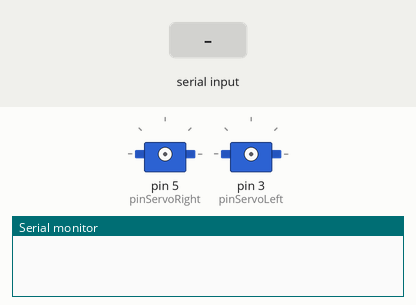
Bench run of a sketch on a simulated Arduino Uno, built with avr-gcc and run on an emulated ATmega328P. Shown: 2 × servo, the last lines printed to the serial monitor. The test bench sets the inputs (shaded band).

Above: at 1.2 s.
1.3 s: "f" received over Serial
2.8 s: "b" received over Serial
At 3.8 s:
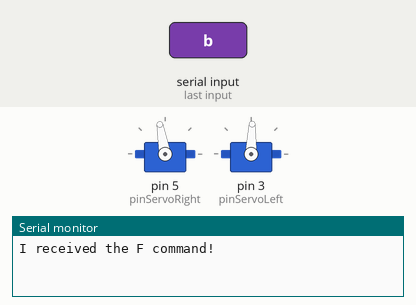
4.3 s: "s" received over Serial
At 4.9 s:
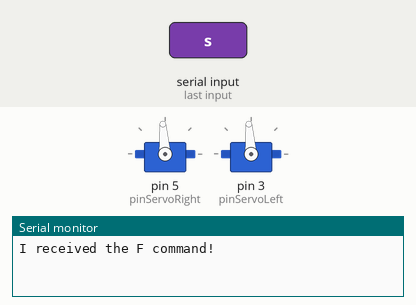
Timing chart, 0 to 7.3 s (numbered marks = the images above; inputs shaded):
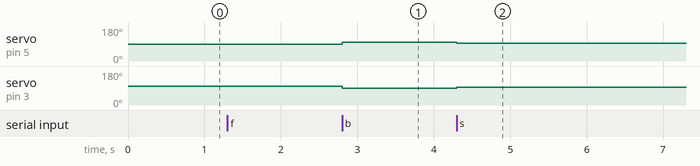

Measured:
- after the input at 2.8 s, servo on pin 5 (pinServoRight): 88° → 100° at once; servo on pin 3 (pinServoLeft): 100° → 88° at once
- after the input at 4.3 s, servo on pin 5 (pinServoRight): 100° → 94° at once; servo on pin 3 (pinServoLeft): 88° → 94° at once

The sketch:

Nano33_Motoren_Introino.ino
```cpp
#include <Servo.h>

Servo servoRight;
Servo servoLeft;

byte pinFeedbackLeft = 2;
byte pinServoLeft = 3;
byte pinFeedbackRight = 4;
byte pinServoRight = 5;

int forwardsRight = 88;
int backwardsRight = 100;
int forwardsLeft = 100;
int backwardsLeft = 88;
//int servoStop = 94;

// int forwardsRight = 100;
// int backwardsRight = 100;
// int forwardsLeft = 100;
// int backwardsLeft = 100;
int servoStop = 94;

char keyCommand;

void setup() {
  // put your setup code here, to run once:
  Serial.begin(9600);
  pinMode(pinFeedbackRight, INPUT);
  pinMode(pinFeedbackLeft, INPUT);
}

void loop() {
  // put your main code here, to run repeatedly:
if (Serial.available() > 0){
    keyCommand = Serial.read();

    switch(keyCommand){
      case 'f':
        Serial.println("I received the F command!"); // Add this line
        servoRight.attach(pinServoRight);
        servoLeft.attach(pinServoLeft);
          servoRight.write(forwardsRight);
          servoLeft.write(forwardsLeft);
          delay(500);
          servoRight.detach();
          servoLeft.detach();
        break;
      case 'b':
        servoRight.attach(pinServoRight);
        servoLeft.attach(pinServoLeft);
        servoRight.write(backwardsRight);
        servoLeft.write(backwardsLeft);
        delay(500);
        servoRight.detach();
        servoLeft.detach();
        break;
      case 's':
        servoRight.attach(pinServoRight);
        servoLeft.attach(pinServoLeft);
        servoRight.write(servoStop);
        servoLeft.write(servoStop);
        delay(500);
        servoRight.detach();
        servoLeft.detach();
        break;
      default: break;
    }
  }
}
```
